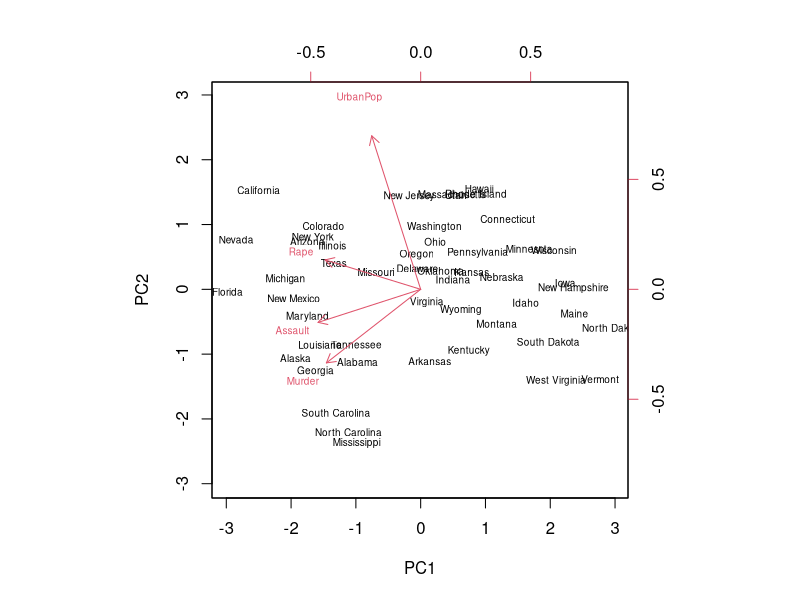
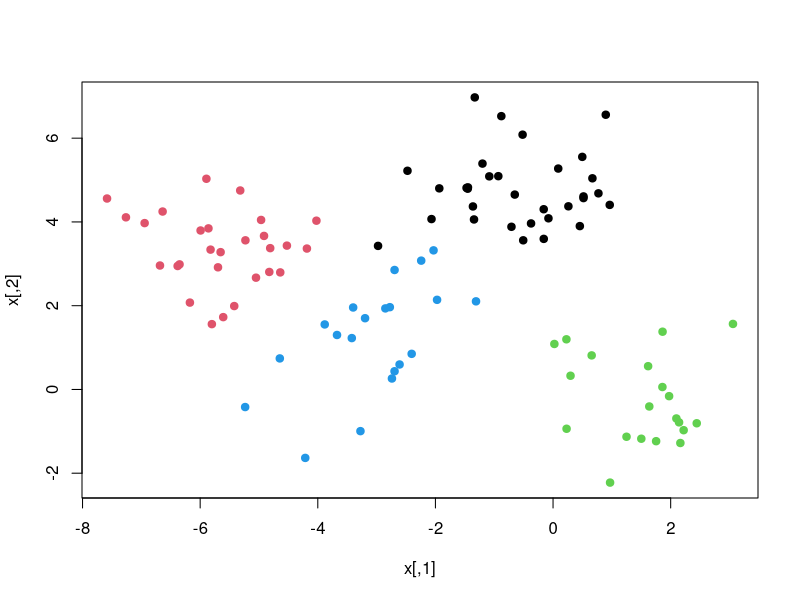
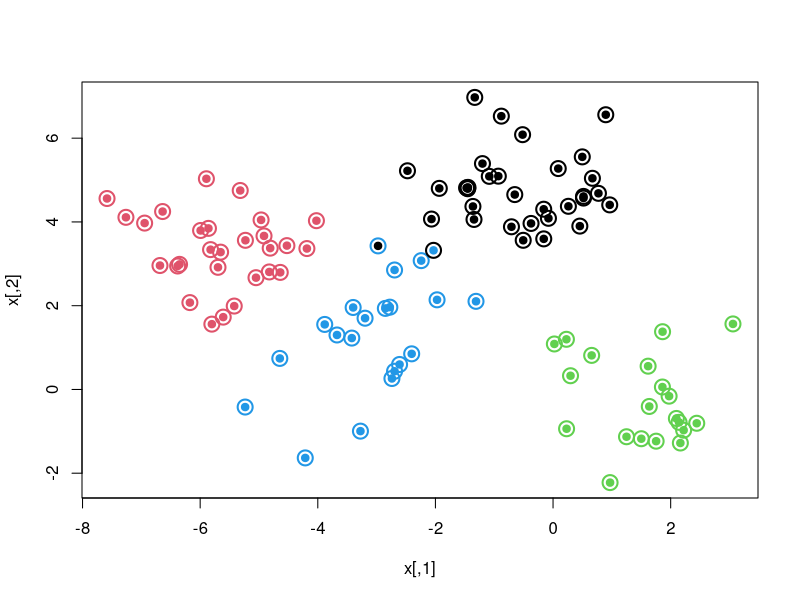
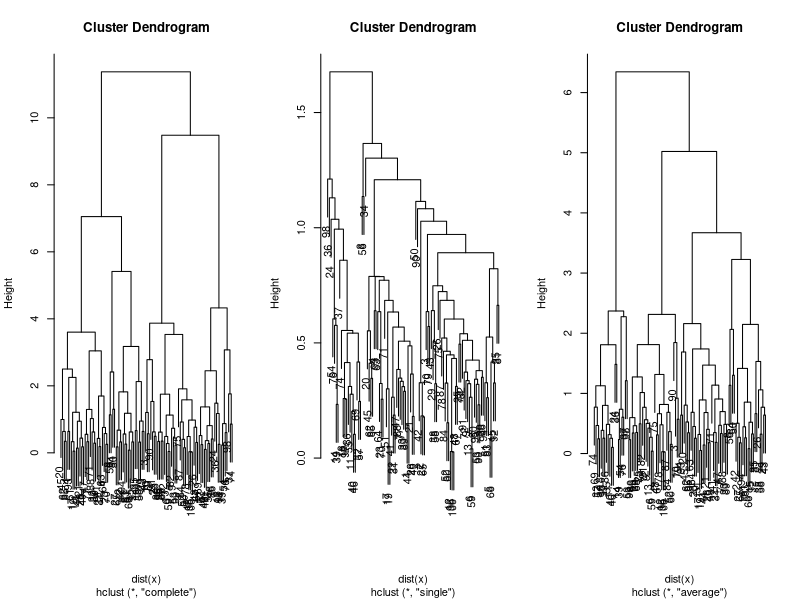
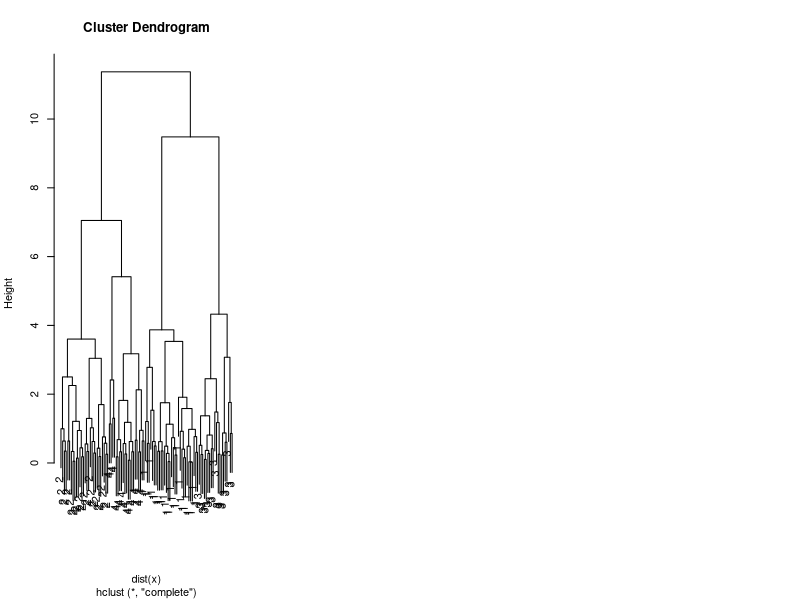

These charts were generated, in order, by the following R code:
## ---- chunk 1
dimnames(USArrests)
apply(USArrests,2,mean)
apply(USArrests,2, var)
## ---- chunk 2
#prcomp will standardize the variables for us
pca.out=prcomp(USArrests, scale=TRUE)
pca.out
## ---- chunk 3
biplot(pca.out, scale = 0, cex = 0.6)
## ---- chunk 4
set.seed(101)
#Generating 2 columns, 100 records
x <- matrix(rnorm(100*2), 100, 2)
#Generating means and shiting means for the 4 clusters
xmean <- matrix(rnorm(8, sd = 4), 4, 2)
#Which point is going to be placed on which cluster?
which <- sample(1:4, 100, replace = TRUE)
#xmean[which,] produces a 100 row matrix with 2 columns
x <- x + xmean[which,]

plot(x, col = which, pch = 19)
## ---- chunk 5
#We run 15 random starts (15 times algorithm, each time the starting cluster assignment is different)
kmout <- kmeans(x, 4, nstart = 15)
kmout
## ---- chunk 6
#Clusters
plot(x, col = kmout$cluster, cex = 2, pch = 1, lwd = 2)
#Plotting the original data
points(x, col = which, pch = 19)
## ---- chunk 7
hc_complete <- hclust(dist(x), method = "complete")
hc_single <- hclust(dist(x), method = "single")
hc_average <- hclust(dist(x), method = "average")

par(mfrow = c(1,3))
plot(hc_complete)
plot(hc_single)
plot(hc_average)
## ---- chunk 8
hc_cut <- cutree(hc_complete, 4)

table(hc_cut, which)
## ---- chunk 9
table(hc_cut, kmout$cluster)
## ---- chunk 10
plot(hc_complete,labels=which)
